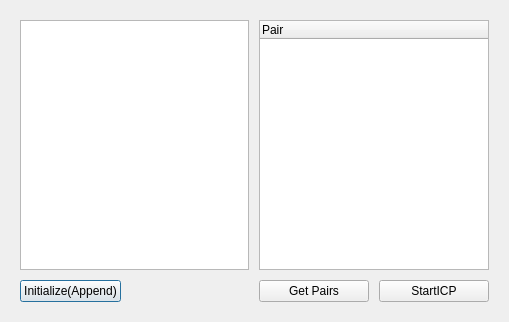
<?xml version="1.0" encoding="UTF-8"?>
<ui version="4.0">
 <class>BatchPairwiseRegistrationDialog</class>
 <widget class="QDialog" name="BatchPairwiseRegistrationDialog">
  <property name="geometry">
   <rect>
    <x>0</x>
    <y>0</y>
    <width>509</width>
    <height>322</height>
   </rect>
  </property>
  <property name="windowTitle">
   <string>Dialog</string>
  </property>
  <property name="autoFillBackground">
   <bool>false</bool>
  </property>
  <property name="sizeGripEnabled">
   <bool>false</bool>
  </property>
  <property name="modal">
   <bool>false</bool>
  </property>
  <layout class="QGridLayout" name="gridLayout" rowstretch="0" rowminimumheight="0">
   <property name="leftMargin">
    <number>20</number>
   </property>
   <property name="topMargin">
    <number>20</number>
   </property>
   <property name="rightMargin">
    <number>20</number>
   </property>
   <property name="bottomMargin">
    <number>20</number>
   </property>
   <property name="spacing">
    <number>10</number>
   </property>
   <item row="0" column="0">
    <layout class="QVBoxLayout" name="verticalLayout_2">
     <item>
      <widget class="QPlainTextEdit" name="initializePairText">
       <property name="plainText">
        <string/>
       </property>
      </widget>
     </item>
     <item>
      <layout class="QHBoxLayout" name="horizontalLayout">
       <item>
        <widget class="QPushButton" name="initializePushButton">
         <property name="text">
          <string>Initialize(Append)</string>
         </property>
        </widget>
       </item>
       <item>
        <spacer name="horizontalSpacer">
         <property name="orientation">
          <enum>Qt::Horizontal</enum>
         </property>
         <property name="sizeHint" stdset="0">
          <size>
           <width>40</width>
           <height>20</height>
          </size>
         </property>
        </spacer>
       </item>
      </layout>
     </item>
    </layout>
   </item>
   <item row="0" column="1">
    <layout class="QVBoxLayout" name="verticalLayout">
     <item>
      <widget class="QTreeWidget" name="pairBrowser">
       <column>
        <property name="text">
         <string>Pair</string>
        </property>
       </column>
      </widget>
     </item>
     <item>
      <layout class="QHBoxLayout" name="horizontalLayout_2">
       <item>
        <widget class="QPushButton" name="getPairPushButton">
         <property name="text">
          <string>Get Pairs</string>
         </property>
        </widget>
       </item>
       <item>
        <widget class="QPushButton" name="icpPushButton">
         <property name="text">
          <string>StartICP</string>
         </property>
        </widget>
       </item>
      </layout>
     </item>
    </layout>
   </item>
  </layout>
  <zorder>icpPushButton</zorder>
  <zorder>pairBrowser</zorder>
  <zorder>getPairPushButton</zorder>
  <zorder>initializePushButton</zorder>
  <zorder>initializePairText</zorder>
  <zorder>horizontalSpacer</zorder>
 </widget>
 <resources/>
 <connections/>
</ui>
